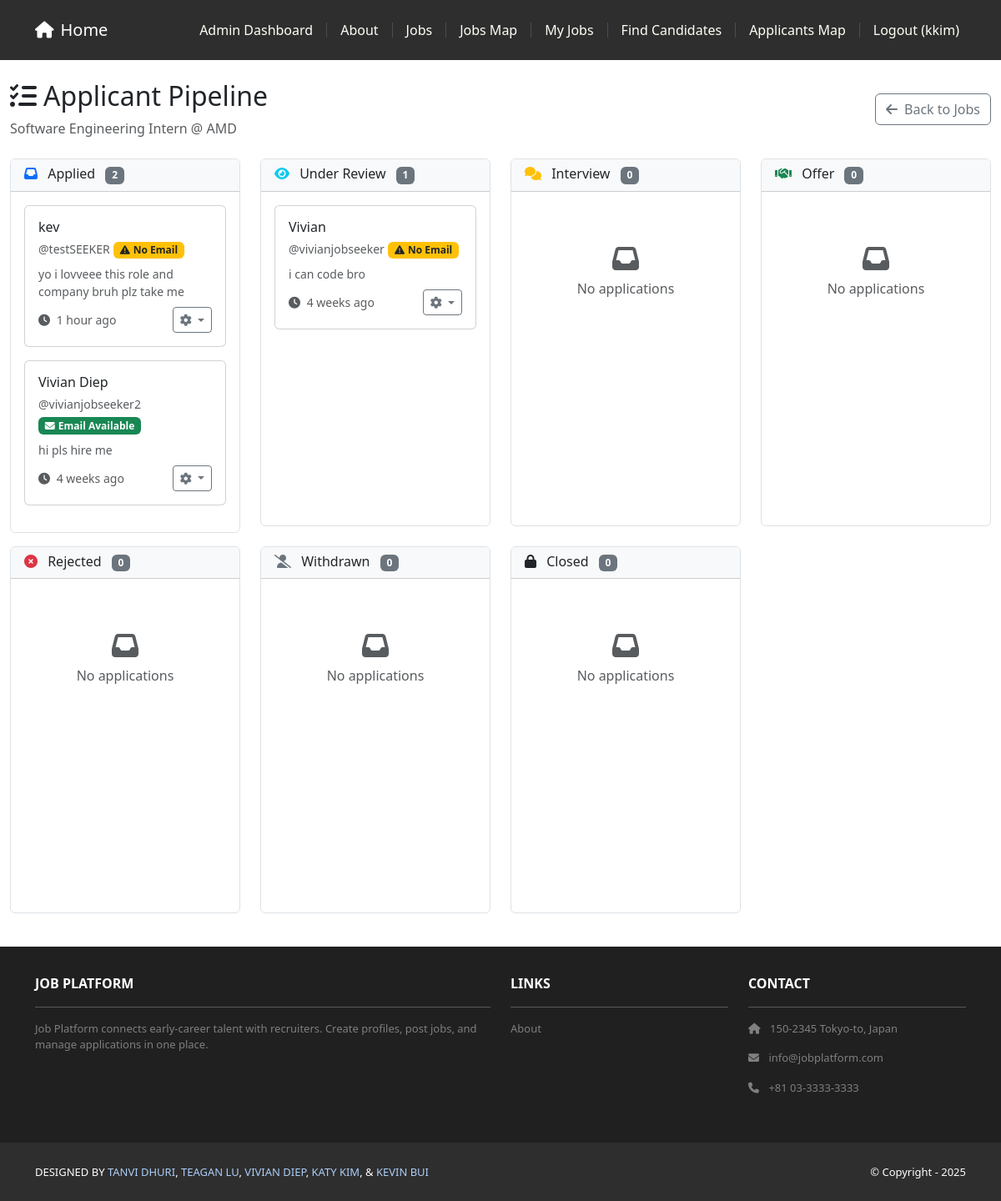
Screenshot of /jobs/recruiter/job/1/kanban/ (signed in) with the database file from the repository.
### jobs/models.py (models this page shows, shortened)
class Job(models.Model):
    objects = JobManager()
    class Status(models.TextChoices):
        DRAFT = 'draft', 'Draft'
        PUBLISHED = 'published', 'Published'
        CLOSED = 'closed', 'Closed'
    class EmploymentType(models.TextChoices):
        FULL_TIME = 'full_time', 'Full-time'
        PART_TIME = 'part_time', 'Part-time'
        CONTRACT = 'contract', 'Contract'
        INTERNSHIP = 'internship', 'Internship'
        TEMPORARY = 'temporary', 'Temporary'
        OTHER = 'other', 'Other'
    class WorkMode(models.TextChoices):
        REMOTE = 'remote', 'Remote'
        HYBRID = 'hybrid', 'Hybrid'
        ON_SITE = 'on_site', 'On-site'
    company = models.ForeignKey(Company, on_delete=models.PROTECT, related_name='jobs')
    title = models.CharField(max_length=255)
    description = models.TextField()
    required_skills = models.TextField(blank=True, help_text='Required skills (one per line or comma-separated)')
    employment_type = models.CharField(max_length=20, choices=EmploymentType.choices)
    work_mode = models.CharField(max_length=20, choices=WorkMode.choices)
    visa_required = models.BooleanField(default=False)
    salary_min = models.DecimalField(max_digits=12, decimal_places=2, null=True, blank=True)
    salary_max = models.DecimalField(max_digits=12, decimal_places=2, null=True, blank=True)
    currency = models.CharField(max_length=3, default='USD')
    office_location = models.ForeignKey(OfficeLocation, on_delete=models.SET_NULL, null=True, blank=True)
    status = models.CharField(max_length=12, choices=Status.choices, default=Status.DRAFT)
    slug = models.SlugField(max_length=300, unique=True, blank=True)
    posted_by = models.ForeignKey(settings.AUTH_USER_MODEL, on_delete=models.PROTECT, related_name='posted_jobs')
    published_at = models.DateTimeField(null=True, blank=True)
    unpublished_at = models.DateTimeField(null=True, blank=True)
    created_at = models.DateTimeField(auto_now_add=True)
    updated_at = models.DateTimeField(auto_now=True)

class Application(models.Model):
    class Status(models.TextChoices):
        APPLIED = 'applied', 'Applied'
        REVIEW = 'review', 'Under Review'
        INTERVIEW = 'interview', 'Interview'
        OFFER = 'offer', 'Offer'
        REJECTED = 'rejected', 'Rejected'
        WITHDRAWN = 'withdrawn', 'Withdrawn'
        CLOSED = 'closed', 'Closed'
    job = models.ForeignKey(Job, on_delete=models.CASCADE, related_name='applications')
    applicant = models.ForeignKey(settings.AUTH_USER_MODEL, on_delete=models.CASCADE, related_name='applications')
    application_note = models.TextField(help_text='Tell the employer why you are a good fit for this role')
    status = models.CharField(max_length=20, choices=Status.choices, default=Status.APPLIED)
    applied_at = models.DateTimeField(auto_now_add=True)
    updated_at = models.DateTimeField(auto_now=True)
    class Meta:
        ordering = ['-applied_at']
        unique_together = ['job', 'applicant']  # Prevent duplicate applications

### companies/models.py (models this page shows, shortened)
class Company(models.Model):
    name = models.CharField(max_length=255, unique=True)
    website = models.URLField(blank=True)
    description = models.TextField(blank=True)

### profiles/models.py (models this page shows, shortened)
class Profile(models.Model):
	user = models.OneToOneField(settings.AUTH_USER_MODEL, on_delete=models.CASCADE, related_name='profile')
	name = models.CharField(max_length=150)
	headline = models.CharField(max_length=150, blank=True)
	skills = models.TextField(blank=True)
	education = models.TextField(blank=True)
	experience = models.TextField(blank=True)
	links = models.TextField(blank=True, help_text='Any links (one per line)')
	is_public = models.BooleanField(default=True, help_text='Make your profile visible to recruiters')
	show_contact_info = models.BooleanField(default=True, help_text='Show contact information to recruiters')
	show_experience = models.BooleanField(default=True, help_text='Show work experience to recruiters')
	show_education = models.BooleanField(default=True, help_text='Show education to recruiters')
	show_skills = models.BooleanField(default=True, help_text='Show skills to recruiters')
	show_links = models.BooleanField(default=True, help_text='Show links to recruiters')
	preferred_location_lat = models.DecimalField(max_digits=9, decimal_places=6, null=True, blank=True, help_text='Latitude of preferred location')
	preferred_location_lng = models.DecimalField(max_digits=9, decimal_places=6, null=True, blank=True, help_text='Longitude of preferred location')
	preferred_location_address = models.CharField(max_length=255, blank=True, help_text='Address of preferred location')
	commute_radius = models.IntegerField(default=25, help_text='Preferred commute radius in miles')
	created_at = models.DateTimeField(auto_now_add=True)
	updated_at = models.DateTimeField(auto_now=True)

### jobs/views.py (the view)
# urls.py: path('recruiter/job/<int:job_id>/kanban/', views.kanban_board, name='kanban_board'),
@login_required
@user_passes_test(lambda u: is_admin(u) or is_recruiter(u))
def kanban_board(request, job_id):
    job = get_object_or_404(Job, pk=job_id)
    if job.posted_by != request.user and not is_admin(request.user):
        return HttpResponseForbidden("You don't have permission to view this job's applications.")
    applications = Application.objects.filter(job=job).select_related('applicant', 'job__company')
    applications_by_status = {}
    for status in Application.Status.choices:
        status_key = status[0]
        applications_by_status[status_key] = [
            app for app in applications if app.status == status_key
        ]
    context = {
        'job': job,
        'applications_by_status': applications_by_status,
        'status_choices': Application.Status.choices
    }
    return render(request, 'jobs/kanban_board.html', context)

### jobs/templates/jobs/kanban_board.html (shortened to what this page needs)
{% extends 'base.html' %}
{% load job_extras %}
{% block content %}
<div class="container-fluid py-4">
    <div class="d-flex justify-content-between align-items-center mb-4">
        <div>
            <h2><i class="fas fa-tasks me-2"></i>Applicant Pipeline</h2>
            <p class="text-muted mb-0">{{ job.title }} @ {{ job.company.name }}</p>
        </div>
        <a href="{% url 'jobs:my_list' %}" class="btn btn-outline-secondary">
            <i class="fas fa-arrow-left me-2"></i>Back to Jobs
        </a>
    </div>
    <div class="row">
        {% for status_key, status_label in status_choices %}
            <div class="col-md-3 mb-3">
                <div class="card border">
                    <div class="card-header bg-light">
                        <h6 class="mb-0">
                            {% if status_key == 'applied' %}
                                <i class="fas fa-inbox me-2 text-primary"></i>
                            {% elif status_key == 'review' %}
                                <i class="fas fa-eye me-2 text-info"></i>
                            {% elif status_key == 'interview' %}
                                <i class="fas fa-comments me-2 text-warning"></i>
                            {% elif status_key == 'offer' %}
                                <i class="fas fa-handshake me-2 text-success"></i>
                            {% elif status_key == 'rejected' %}
                                <i class="fas fa-times-circle me-2 text-danger"></i>
                            {% elif status_key == 'closed' %}
                                <i class="fas fa-lock me-2 text-dark"></i>
                            {% elif status_key == 'withdrawn' %}
                                <i class="fas fa-user-slash me-2 text-secondary"></i>
                            {% endif %}
                            {{ status_label }}
                            <span class="badge bg-secondary ms-2">{{ applications_by_status|get_item:status_key|length }}</span>
                        </h6>
                    </div>
                    <div class="card-body" style="min-height: 400px; max-height: 600px; overflow-y: auto;">
                        {% for application in applications_by_status|get_item:status_key %}
                            <div class="card mb-3 application-card" data-application-id="{{ application.id }}" style="cursor: move;">
                                <div class="card-body p-3">
                                    <div class="d-flex justify-content-between align-items-start mb-2">
                                        <div>
                                            <h6 class="mb-1">
                                                {% if application.applicant.profile %}
                                                    {{ application.applicant.profile.name|default:application.applicant.username }}
                                                {% else %}
                                                    {{ application.applicant.username }}
                                                {% endif %}
                                            </h6>
                                            <small class="text-muted">@{{ application.applicant.username }}</small>
                                            {% if application.applicant.email %}
                                                <small class="badge bg-success mt-1">
                                                    <i class="fas fa-envelope me-1"></i>Email Available
                                                </small>
                                            {% else %}
                                                <small class="badge bg-warning text-dark mt-1">
                                                    <i class="fas fa-exclamation-triangle me-1"></i>No Email
                                                </small>
                                            {% endif %}
                                        </div>
                                    </div>
                                    <p class="text-muted small mb-2" style="max-height: 50px; overflow: hidden;">
                                        {{ application.application_note|truncatewords:15 }}
                                    </p>
                                    <div class="d-flex justify-content-between align-items-center">
                                        <small class="text-muted">
                                            <i class="fas fa-clock me-1"></i>
                                            {{ application.applied_at|timesince }} ago
                                        </small>
                                        <div class="dropdown">
                                            <button class="btn btn-sm btn-outline-secondary dropdown-toggle" type="button"
                                                    id="dropdown{{ application.id }}" data-bs-toggle="dropdown">
                                                <i class="fas fa-cog"></i>
                                            </button>
                                        </div>
                                    </div>
                                </div>
                            </div>
                        {% empty %}
                            <p class="text-muted text-center py-5">
                                <i class="fas fa-inbox fa-2x mb-2"></i><br>
                                No applications
                            </p>
                        {% endfor %}
                    </div>
                </div>
            </div>
        {% endfor %}
    </div>
</div>
{% endblock content %}

### jobsearchplatform/templates/base.html (shortened to what this page needs)
<!DOCTYPE html>
<html>
    {% load static %}
  {% load account_tags %}
    <head>
        <link href = "https://cdn.jsdelivr.net/npm/bootstrap@5.3.3/dist/css/bootstrap.min.css" rel="stylesheet">
        <link rel= "stylesheet" href="https://cdnjs.cloudflare.com/ajax/libs/font-awesome/6.1.1/css/all.min.css">
        <link rel="stylesheet" type="text/css" href="{% static 'css/style.css' %}">
    </head>
    <body>
        <nav class="p-3 navbar navbar-dark bg-dark
        navbar-expand-lg">
     <div class="container">
       <a class="navbar-brand"
          href="{% url 'home.index' %}">
          <i class="fas fa-home me-2"></i>Home
       </a>
       <div class="collapse navbar-collapse"
            id="navbarNavAltMarkup">
         <div class="navbar-nav ms-auto navbar-ml">
           {% if user.is_authenticated %}
             {% load account_tags %}
             {% if user.is_superuser or user|has_group:'admin' %}
               <a class="nav-link" href="{% url 'jobs:admin_moderate' %}">Admin Dashboard</a>
             {% endif %}
           {% endif %}
           <a class="nav-link" href="{% url 'home.about' %}">About</a>
           {% if user.is_authenticated %}
             <a class="nav-link" href="{% url 'jobs:public_list' %}">Jobs</a>
             <a class="nav-link" href="{% url 'jobs:job_map' %}">Jobs Map</a>
             {% load account_tags %}
             {% if user|has_group:'recruiter' %}
               <a class="nav-link" href="{% url 'jobs:my_list' %}">My Jobs</a>
               <a class="nav-link" href="{% url 'jobs:candidate_search' %}">Find Candidates</a>
               <a class="nav-link" href="{% url 'jobs:applicants_map' %}">Applicants Map</a>
             {% endif %}
             <a class="nav-link" href="{% url 'accounts:logout' %}">Logout ({{ user.username }})</a>
           {% else %}
             <a class="nav-link" href="{% url 'accounts:login' %}">Login</a>
             <span class="nav-separator"></span>
             <a class="nav-link" href="{% url 'accounts:signup' %}">Sign Up</a>
           {% endif %}
         </div>
       </div>
     </div>
   </nav>
        <div>
            {% block content %}
            {% endblock content %}
        </div>
        <section class="p-3 ms-footer d-none d-md-block">
            <div class="container">
              <div class="row mt-3 text-white">
                <div class="col-md-6 col-lg-6 col-xl-6
                     mx-auto mb-4">
                  <b>JOB PLATFORM</b>
                  <hr />
                  <p>
                    Job Platform connects early‑career talent with recruiters.
                    Create profiles, post jobs, and manage applications in one place.
                  </p>
                </div>
                <div class="col-md-3 col-lg-3 col-xl-3
                     mx-auto mb-4">
                  <b>LINKS</b>
                  <hr />
                  <p><a class="nav-link"
                    href="{% url 'home.about' %}">
                    About
                  </a></p>
                </div>
                <div class="col-md-3 col-lg-3 col-xl-3 mx-auto
                     mb-4">
                  <b>CONTACT</b>
                  <hr />
                  <p><i class="fas fa-home me-2"></i>
                    150-2345 Tokyo-to, Japan
                  </p>
                  <p><i class="fas fa-envelope me-2"></i>
                    info@jobplatform.com
                  </p>
                  <p><i class="fas fa-phone me-2"></i>
                    +81 03-3333-3333
                  </p>
                </div>
              </div>
            </div>
          </section>
          <section class="p-3 ms-footer-bottom bg-dark">
            <div class="container d-flex
                 justify-content-between">
              <div class="me-5 text-white">
                <span>DESIGNED BY
                  <a href="https://www.x.com/danielgarax"
                  target="_blank">TANVI DHURI</a>,
                  <a href="https://www.x.com/greglim81"
                  target="_blank">TEAGAN LU</a>,
                  <a href="https://www.x.com/danielgarax"
                  target="_blank">VIVIAN DIEP</a>,
                  <a href="https://www.x.com/greglim81"
                  target="_blank">KATY KIM</a>, &
                  <a href="https://www.x.com/greglim81"
                  target="_blank">KEVIN BUI</a>
                </span>
              </div>
              <div class="text-white">
                <span>© Copyright - 2025</span>
              </div>
            </div>
          </section>
    </body>
</html>

### rows the page displays
Job: title "Software Engineering Intern", company.name "AMD"
Application: applicant.profile.name "kev", applicant.username "testSEEKER", shows "No Email", application_note "yo i lovveee this role and company bruh plz take me", applied_at "1 hour"
Application: applicant.profile.name "Vivian Diep", applicant.username "vivianjobseeker2", shows "Email Available", application_note "hi pls hire me", applied_at "4 weeks"
Application: applicant.profile.name "Vivian", applicant.username "vivianjobseeker", shows "No Email", application_note "i can code bro", applied_at "4 weeks"

### other values shown
{{ user.username }} "kkim"
{{ status_label }} "Applied" "Under Review" "Interview" "Offer" "Rejected" "Withdrawn" "Closed"
{{ applications_by_status|get_item:status_key|length }} "2" "1" "0" "0" "0" "0" "0"
